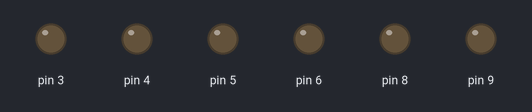
A sketch run on a simulated Arduino Uno, built with avr-gcc and run on an emulated ATmega328P. Shown: output pins drawn as LEDs (lit = HIGH). What the sketch prints to the serial monitor is not drawn.

Above: at 0.4 s.
Timing chart, 0 to 1.9 s (numbered marks = the images above):
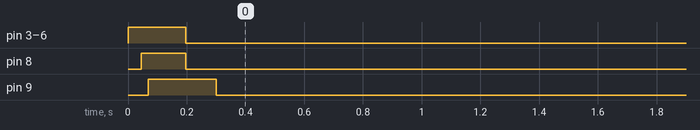

Measured:
- by itself, pin 3–6, pin 8: HIGH → LOW at 0.20 s
- by itself, pin 9: HIGH → LOW at 0.30 s

The sketch:

Amherst2005_RevB.ino
```cpp
#include <Adafruit_MCP23X17.h>
#include <Timer.h>
#include <BoardPins.h>
#include <KatoSwitches.h>

// #define DEBUG
#define DELAY_MS          100


/*****************************************************************************************
/
/
/                       MAIN PROGRAM BEGIN - GLOBALS + MAIN
/
/
/
*****************************************************************************************/

// The MCP23017 provides 16 IO pins. The Arduino has pins 2-17 [only using up to 15] easily accessible, then I2C on the top to address additional pins
// Switch reading pins on the MCP23017 breakout board
// Initialize adafruit mcp variable so pin modes know what to write to - these routines could be collapsed into the Switch class, but it's really a global
// for the arduino in this implementation. it shouldn't be controlled by any one switch. Truthfully, it should be provided by the main class as a pointer
// but whatever
Adafruit_MCP23X17 mcp;
Timer strobeTimer = Timer();
BoardPins pins = BoardPins(&mcp);
const int NUM_SWITCHES = 7;

// SwitchTwoPin(*pins, switchpin [INPUT_PULLUP], enable pin [OUTPUT], friendly name)
// input pin can be soemthing laggy because it's a slow switch doing the trigger. The enable pin should be as fast as possible
SwitchTwoPin switches[NUM_SWITCHES] = {SwitchTwoPin(&pins, Pin::MCP23017_0, Pin::ARDUINO_3, "Switch 0"),
                            SwitchTwoPin(&pins, Pin::MCP23017_1, Pin::ARDUINO_4, "Switch 1"),
                            SwitchTwoPin(&pins, Pin::MCP23017_2, Pin::ARDUINO_5, "Switch 2"),
                            SwitchTwoPin(&pins, Pin::MCP23017_3, Pin::ARDUINO_6, "Switch 3"),
                            SwitchTwoPin(&pins, Pin::MCP23017_4, Pin::ARDUINO_7, "Switch 4"),
                            SwitchTwoPin(&pins, Pin::MCP23017_5, Pin::ARDUINO_8, "Switch 5"),
                            SwitchTwoPin(&pins, Pin::MCP23017_6, Pin::ARDUINO_9, "Switch 6"),
                            };

void setup() {
  // Setup each switch
  Serial.begin(9600);
  if (!mcp.begin_I2C())
  {
    Serial.println("Error.");
    while(1);
  }

#ifndef DEBUG
  for (int i = 0; i < NUM_SWITCHES; i++)
  {
    switches[i].Initialize(); // Input pins will be pullup enabled, so they will read high by default.
  }
#else
  pins.SetPinDirection(Pin::MCP23017_13, INPUT_PULLUP);
  pins.SetPinDirection(Pin::MCP23017_4, OUTPUT);
  pins.PinWrite(Pin::MCP23017_4, HIGH);
#endif
}

void loop()
{
#ifdef DEBUG
  static int readVal = 0;
  readVal = pins.PinRead(Pin::MCP23017_13);
  pins.PinWrite(Pin::MCP23017_4, readVal);
#else
  // Check to see if a button is currently depressed on any of the switches/buttons - if so, change the switch
  for (int i = 0; i < NUM_SWITCHES; i++)
  {
    switches[i].Monitor();
  }
#endif
  delay(DELAY_MS);
}
```
